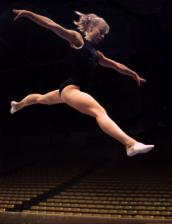
%> input picture human-pose-estimation-master - enhanced/code_basic/images/im0110.jpg, 172 x 224 px
$ octave --eval "result = adaptive_preprocess(imread('images/im0110.jpg'));"   (GNU Octave 9; MATLAB toolbox functions it lacks are replaced by stand-ins)
%> lines starting %> are read from the running program, lines starting %| are printed output that depends on the picture
function [out, info] = adaptive_preprocess(im)
% ADAPTIVE_PREPROCESS
% Adaptive image enhancement for Flexible Mixtures-of-Parts.
%
% Input:
%   im   - RGB or grayscale image
%
% Output:
%   out  - enhanced image
%   info - image quality measurements and applied operations
%
% The module adapts preprocessing according to:
%   1. Brightness
%   2. Contrast
%   3. Estimated noise
%   4. Estimated sharpness

    % ---------------------------------------------------------
    % Preserve original image type
    % ---------------------------------------------------------
    originalClass = class(im);
%> originalClass = 'uint8'

    if ~isa(im, 'uint8')
        im = im2uint8(im);
    end

    % ---------------------------------------------------------
    % Convert to grayscale for quality analysis
    % ---------------------------------------------------------
    if size(im, 3) == 3
        gray = rgb2gray(im);
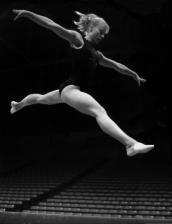
%> gray: size 224x172 uint8; min 0, max 240, mean 24
    else
        gray = im;
    end

    grayDouble = im2double(gray);

    % ---------------------------------------------------------
    % 1. Brightness
    % ---------------------------------------------------------
    brightness = mean(grayDouble(:));
%> brightness = 0.094

    % ---------------------------------------------------------
    % 2. Contrast
    % ---------------------------------------------------------
    contrast = std(grayDouble(:));
%> contrast = 0.158

    % ---------------------------------------------------------
    % 3. Estimate noise
    %
    % High-frequency residual:
    % image - smoothed image
    % ---------------------------------------------------------
    smoothImage = imgaussfilt(grayDouble, 1);
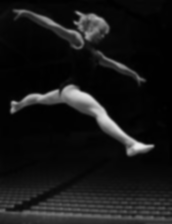
%> smoothImage: size 224x172 double; min 0.00181, max 0.924, mean 0.094

    residual = grayDouble - smoothImage;
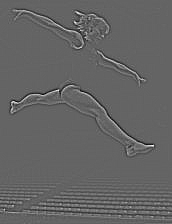
%> residual: size 224x172 double; min -0.233, max 0.359, mean 2.78e-06; drawn with min black and max white

    noiseLevel = std(residual(:));
%> noiseLevel = 0.0314

    % ---------------------------------------------------------
    % 4. Estimate sharpness
    %
    % Variance of Laplacian
    % ---------------------------------------------------------
    laplacianKernel = [0 1 0;
                       1 -4 1;
                       0 1 0];

    laplacianResponse = imfilter( ...
        grayDouble, ...
        laplacianKernel, ...
        'replicate' ...
    );
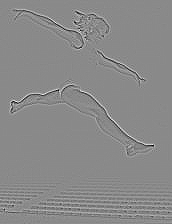
%> laplacianResponse: size 224x172 double; min -1.16, max 0.988, mean -2.31e-19; drawn with min black and max white

    sharpness = var(laplacianResponse(:));
%> sharpness = 0.0109

    % ---------------------------------------------------------
    % Store quality measurements
    % ---------------------------------------------------------
    info.brightness = brightness;
%> info.brightness = 0.094
    info.contrast = contrast;
%> info.contrast = 0.158
    info.noise = noiseLevel;
%> info.noise = 0.0314
    info.sharpness = sharpness;
%> info.sharpness = 0.0109

    info.operations = {};

    enhanced = im;
%> enhanced is the input picture: size 224x172x3 uint8; mean R, G, B 31.4, 20.8, 20.6

    % =========================================================
    % ADAPTIVE ENHANCEMENT
    % =========================================================

    % ---------------------------------------------------------
    % A. Very dark image
    % ---------------------------------------------------------
    if brightness < 0.12

        % Adaptive gamma correction
        gamma = max(0.60, min(0.85, brightness / 0.15));
%> gamma = 0.627

        enhanced = imadjust( ...
            enhanced, ...
            [], ...
            [], ...
            gamma ...
        );
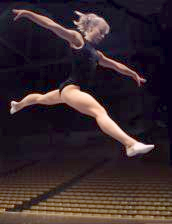
%> enhanced: size 224x172x3 uint8; mean R, G, B 55.3, 40.3, 45.2

        info.operations{end+1} = 'Gamma correction';

    end

    % ---------------------------------------------------------
    % B. Low contrast image
    %
    % HOG features employ local L2-Hys block normalization which
    % natively compensates for global contrast scaling.
    % Artificially stretching pixel contrast (e.g. CLAHE) introduces
    % spurious tile-boundary gradient artifacts and amplifies clutter.
    % We preserve raw gradients for low-contrast images unless dark.
    % ---------------------------------------------------------
    if contrast < 0.08 && brightness < 0.20
        % Only apply gentle linear adjustment when severely dim & low contrast
        enhanced = imadjust(enhanced, stretchlim(enhanced, [0.01 0.99]), []);
        info.operations{end+1} = 'Gentle contrast normalization';
    end

    % ---------------------------------------------------------
    % C. High noise
    % ---------------------------------------------------------
    if noiseLevel > 0.070

        enhanced = imbilatfilt( ...
            enhanced, ...
            400, ...
            1.2 ...
        );

        info.operations{end+1} = 'Bilateral denoising';

    end

    % ---------------------------------------------------------
    % D. Low sharpness (Blur)
    % ---------------------------------------------------------
    if sharpness < 0.0012

        enhanced = imsharpen( ...
            enhanced, ...
            'Radius', 1, ...
            'Amount', 0.45, ...
            'Threshold', 0.015 ...
        );

        info.operations{end+1} = 'Detail enhancement';

    end

    % ---------------------------------------------------------
    % Safety check
    % ---------------------------------------------------------
    enhanced = min(max(enhanced, 0), 255);

    % ---------------------------------------------------------
    % Restore original data type
    % ---------------------------------------------------------
    if strcmp(originalClass, 'double')

        out = im2double(enhanced);

    elseif strcmp(originalClass, 'single')

        out = im2single(enhanced);

    else

        out = uint8(enhanced);

    end

    % ---------------------------------------------------------
    % Final statistics
    % ---------------------------------------------------------
    info.numOperations = length(info.operations);
%> info.numOperations = 1

end

$ run again, on human-pose-estimation-master - enhanced/code_basic/images/im0111.jpg
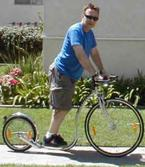
%> input picture human-pose-estimation-master - enhanced/code_basic/images/im0111.jpg, 145 x 167 px
%> brightness = 0.489
%> contrast = 0.206
%> in adaptive_preprocess, `residual = grayDouble - smoothImage;`:
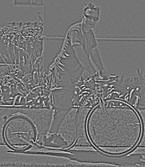
%> residual: size 167x145 double; min -0.359, max 0.422, mean 3.92e-07; drawn with min black and max white
%> noiseLevel = 0.0682
%> in adaptive_preprocess, `laplacianResponse = imfilter( grayDouble, laplacianKernel, 'replicate'..`:
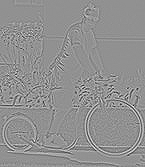
%> laplacianResponse: size 167x145 double; min -1.93, max 1.45, mean -1.3e-18; drawn with min black and max white
%> sharpness = 0.064
%> info.brightness = 0.489
%> info.contrast = 0.206
%> info.noise = 0.0682
%> info.sharpness = 0.064
%> in adaptive_preprocess, enhanced is the input picture: size 167x145x3 uint8; mean R, G, B 124.5, 127.4, 110.4
%> info.numOperations = 0

$ run again, on human-pose-estimation-master - enhanced/code_basic/images/im0117.jpg
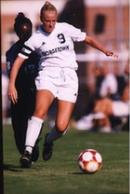
%> input picture human-pose-estimation-master - enhanced/code_basic/images/im0117.jpg, 130 x 194 px
%> in adaptive_preprocess, `gray = rgb2gray(im);`:
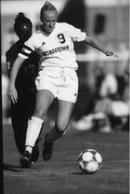
%> gray: size 194x130 uint8; min 1, max 251, mean 103.9
%> brightness = 0.408
%> contrast = 0.264
%> noiseLevel = 0.0396
%> in adaptive_preprocess, `laplacianResponse = imfilter( grayDouble, laplacianKernel, 'replicate'..`:
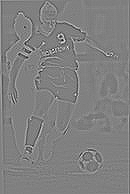
%> laplacianResponse: size 194x130 double; min -1.23, max 1.2, mean 1.34e-18; drawn with min black and max white
%> sharpness = 0.0168
%> info.brightness = 0.408
%> info.contrast = 0.264
%> info.noise = 0.0396
%> info.sharpness = 0.0168
%> in adaptive_preprocess, enhanced is the input picture: size 194x130x3 uint8; mean R, G, B 120.3, 97.6, 93.6
%> info.numOperations = 0

$ run again, on human-pose-estimation-master - enhanced/code_basic/images/im0124.jpg
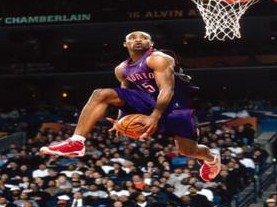
%> input picture human-pose-estimation-master - enhanced/code_basic/images/im0124.jpg, 277 x 207 px
%> brightness = 0.192
%> contrast = 0.204
%> in adaptive_preprocess, `residual = grayDouble - smoothImage;`:
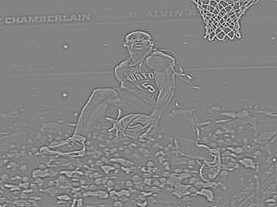
%> residual: size 207x277 double; min -0.438, max 0.41, mean -1.31e-06; drawn with min black and max white
%> noiseLevel = 0.0495
%> in adaptive_preprocess, `laplacianResponse = imfilter( grayDouble, laplacianKernel, 'replicate'..`:
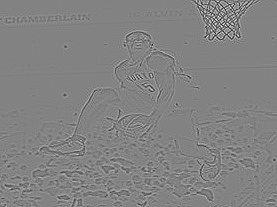
%> laplacianResponse: size 207x277 double; min -1.8, max 1.71, mean 5.89e-19; drawn with min black and max white
%> sharpness = 0.0297
%> info.brightness = 0.192
%> info.contrast = 0.204
%> info.noise = 0.0495
%> info.sharpness = 0.0297
%> in adaptive_preprocess, enhanced is the input picture: size 207x277x3 uint8; mean R, G, B 57.8, 45.1, 46.1
%> info.numOperations = 0
